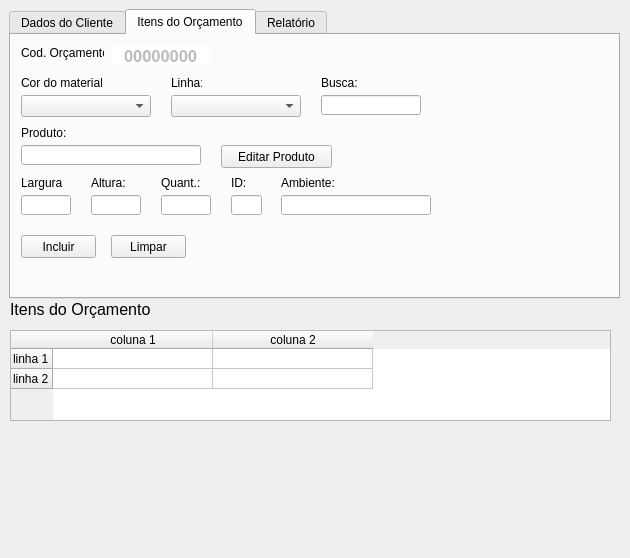
<?xml version="1.0" encoding="UTF-8"?>
<ui version="4.0">
 <class>tela_novo_orcamento</class>
 <widget class="QMainWindow" name="tela_novo_orcamento">
  <property name="geometry">
   <rect>
    <x>0</x>
    <y>0</y>
    <width>630</width>
    <height>558</height>
   </rect>
  </property>
  <property name="windowTitle">
   <string>Novo Orçamento</string>
  </property>
  <widget class="QWidget" name="novo_orcamento">
   <property name="enabled">
    <bool>true</bool>
   </property>
   <widget class="QTabWidget" name="tabWidget_novo_orcamento">
    <property name="enabled">
     <bool>true</bool>
    </property>
    <property name="geometry">
     <rect>
      <x>9</x>
      <y>9</y>
      <width>611</width>
      <height>290</height>
     </rect>
    </property>
    <property name="styleSheet">
     <string notr="true"/>
    </property>
    <property name="tabShape">
     <enum>QTabWidget::Rounded</enum>
    </property>
    <property name="currentIndex">
     <number>1</number>
    </property>
    <property name="tabsClosable">
     <bool>false</bool>
    </property>
    <property name="movable">
     <bool>false</bool>
    </property>
    <property name="tabBarAutoHide">
     <bool>false</bool>
    </property>
    <widget class="QWidget" name="tab_dados_cliente">
     <attribute name="title">
      <string>Dados do Cliente</string>
     </attribute>
     <widget class="QPushButton" name="pushButton_localizar_cliente">
      <property name="geometry">
       <rect>
        <x>190</x>
        <y>200</y>
        <width>75</width>
        <height>23</height>
       </rect>
      </property>
      <property name="toolTip">
       <string>Localizar Cliente</string>
      </property>
      <property name="autoFillBackground">
       <bool>false</bool>
      </property>
      <property name="text">
       <string>Localizar</string>
      </property>
     </widget>
     <widget class="QLineEdit" name="lineEdit_data">
      <property name="enabled">
       <bool>false</bool>
      </property>
      <property name="geometry">
       <rect>
        <x>520</x>
        <y>10</y>
        <width>60</width>
        <height>20</height>
       </rect>
      </property>
      <property name="minimumSize">
       <size>
        <width>10</width>
        <height>0</height>
       </size>
      </property>
      <property name="maximumSize">
       <size>
        <width>250</width>
        <height>16777215</height>
       </size>
      </property>
      <property name="cursor">
       <cursorShape>ArrowCursor</cursorShape>
      </property>
      <property name="toolTip">
       <string>Data</string>
      </property>
      <property name="styleSheet">
       <string notr="true">background-color: rgb(255, 255, 255);</string>
      </property>
      <property name="text">
       <string>21/05/2020</string>
      </property>
      <property name="maxLength">
       <number>10</number>
      </property>
      <property name="frame">
       <bool>false</bool>
      </property>
      <property name="alignment">
       <set>Qt::AlignCenter</set>
      </property>
      <property name="placeholderText">
       <string/>
      </property>
     </widget>
     <widget class="QLabel" name="label_data">
      <property name="geometry">
       <rect>
        <x>487</x>
        <y>12</y>
        <width>31</width>
        <height>16</height>
       </rect>
      </property>
      <property name="focusPolicy">
       <enum>Qt::NoFocus</enum>
      </property>
      <property name="text">
       <string>Data:</string>
      </property>
     </widget>
     <widget class="QLineEdit" name="lineEdit_endereco_cliente">
      <property name="geometry">
       <rect>
        <x>10</x>
        <y>82</y>
        <width>190</width>
        <height>20</height>
       </rect>
      </property>
      <property name="toolTip">
       <string>Endereço da Obra ou do Cliente</string>
      </property>
      <property name="text">
       <string/>
      </property>
     </widget>
     <widget class="QLineEdit" name="lineEdit_telefone_cliente">
      <property name="geometry">
       <rect>
        <x>220</x>
        <y>32</y>
        <width>90</width>
        <height>20</height>
       </rect>
      </property>
      <property name="toolTip">
       <string>Telefone para contato</string>
      </property>
      <property name="text">
       <string/>
      </property>
     </widget>
     <widget class="QLabel" name="label_endereco_cliente">
      <property name="geometry">
       <rect>
        <x>10</x>
        <y>62</y>
        <width>51</width>
        <height>16</height>
       </rect>
      </property>
      <property name="text">
       <string>Endereço:</string>
      </property>
     </widget>
     <widget class="QLabel" name="label_numero_cliente">
      <property name="geometry">
       <rect>
        <x>220</x>
        <y>62</y>
        <width>45</width>
        <height>16</height>
       </rect>
      </property>
      <property name="text">
       <string>Numero:</string>
      </property>
     </widget>
     <widget class="QLineEdit" name="lineEdit_cidade_cliente">
      <property name="geometry">
       <rect>
        <x>430</x>
        <y>82</y>
        <width>160</width>
        <height>20</height>
       </rect>
      </property>
      <property name="toolTip">
       <string>Cidade da Obra</string>
      </property>
      <property name="text">
       <string/>
      </property>
     </widget>
     <widget class="QLabel" name="label_nome_cliente">
      <property name="geometry">
       <rect>
        <x>10</x>
        <y>12</y>
        <width>90</width>
        <height>16</height>
       </rect>
      </property>
      <property name="text">
       <string>Nome do Cliente:</string>
      </property>
     </widget>
     <widget class="QLabel" name="label_bairro_cliente">
      <property name="geometry">
       <rect>
        <x>280</x>
        <y>62</y>
        <width>41</width>
        <height>16</height>
       </rect>
      </property>
      <property name="text">
       <string>Bairro:</string>
      </property>
     </widget>
     <widget class="QLabel" name="label_vendedor">
      <property name="geometry">
       <rect>
        <x>330</x>
        <y>12</y>
        <width>121</width>
        <height>16</height>
       </rect>
      </property>
      <property name="text">
       <string>Vendedor Responsável:</string>
      </property>
     </widget>
     <widget class="QPushButton" name="pushButton_editar_cliente">
      <property name="geometry">
       <rect>
        <x>100</x>
        <y>200</y>
        <width>75</width>
        <height>23</height>
       </rect>
      </property>
      <property name="toolTip">
       <string>Editar dados do Cliente</string>
      </property>
      <property name="text">
       <string>Editar</string>
      </property>
     </widget>
     <widget class="QLineEdit" name="lineEdit_bairro_cliente">
      <property name="geometry">
       <rect>
        <x>280</x>
        <y>82</y>
        <width>130</width>
        <height>20</height>
       </rect>
      </property>
      <property name="toolTip">
       <string>Bairro da Obra</string>
      </property>
      <property name="text">
       <string/>
      </property>
     </widget>
     <widget class="QComboBox" name="comboBox_vendedores">
      <property name="geometry">
       <rect>
        <x>330</x>
        <y>32</y>
        <width>130</width>
        <height>22</height>
       </rect>
      </property>
      <property name="toolTip">
       <string>Vendedor Responsável</string>
      </property>
      <property name="placeholderText">
       <string>Selecione o vendedor</string>
      </property>
      <item>
       <property name="text">
        <string>Selecione o vendedor</string>
       </property>
      </item>
      <item>
       <property name="text">
        <string>André</string>
       </property>
      </item>
      <item>
       <property name="text">
        <string>Joaquim</string>
       </property>
      </item>
      <item>
       <property name="text">
        <string>Jefferson</string>
       </property>
      </item>
      <item>
       <property name="text">
        <string>Thais</string>
       </property>
      </item>
      <item>
       <property name="text">
        <string>Merlim</string>
       </property>
      </item>
      <item>
       <property name="text">
        <string>Plinio</string>
       </property>
      </item>
      <item>
       <property name="text">
        <string>Natanael</string>
       </property>
      </item>
      <item>
       <property name="text">
        <string>Wagner</string>
       </property>
      </item>
     </widget>
     <widget class="QLineEdit" name="lineEdit_numero_cliente">
      <property name="geometry">
       <rect>
        <x>220</x>
        <y>82</y>
        <width>41</width>
        <height>20</height>
       </rect>
      </property>
      <property name="toolTip">
       <string>Numero da Obra</string>
      </property>
      <property name="text">
       <string/>
      </property>
     </widget>
     <widget class="QLineEdit" name="lineEdit_nome_cliente">
      <property name="geometry">
       <rect>
        <x>10</x>
        <y>32</y>
        <width>190</width>
        <height>20</height>
       </rect>
      </property>
      <property name="toolTip">
       <string>Nome do Cliente</string>
      </property>
      <property name="text">
       <string/>
      </property>
     </widget>
     <widget class="QLabel" name="label_cidade_cliente">
      <property name="geometry">
       <rect>
        <x>430</x>
        <y>62</y>
        <width>41</width>
        <height>16</height>
       </rect>
      </property>
      <property name="text">
       <string>Cidade:</string>
      </property>
     </widget>
     <widget class="QPushButton" name="pushButton_salvar_cliente">
      <property name="geometry">
       <rect>
        <x>10</x>
        <y>200</y>
        <width>75</width>
        <height>23</height>
       </rect>
      </property>
      <property name="toolTip">
       <string>Salvar dados do Cliente</string>
      </property>
      <property name="text">
       <string>Salvar</string>
      </property>
     </widget>
     <widget class="QLabel" name="label_telefone_cliente">
      <property name="geometry">
       <rect>
        <x>220</x>
        <y>12</y>
        <width>50</width>
        <height>16</height>
       </rect>
      </property>
      <property name="text">
       <string>Telefone:</string>
      </property>
     </widget>
     <widget class="QTextEdit" name="textEdit_observacoes">
      <property name="geometry">
       <rect>
        <x>10</x>
        <y>130</y>
        <width>581</width>
        <height>51</height>
       </rect>
      </property>
      <property name="toolTip">
       <string>Observações sobre o Orçamento</string>
      </property>
     </widget>
     <widget class="QLabel" name="label_observacoes">
      <property name="geometry">
       <rect>
        <x>10</x>
        <y>110</y>
        <width>71</width>
        <height>16</height>
       </rect>
      </property>
      <property name="text">
       <string>Observações:</string>
      </property>
     </widget>
     <widget class="QPushButton" name="pushButton_cancelar">
      <property name="geometry">
       <rect>
        <x>280</x>
        <y>200</y>
        <width>75</width>
        <height>23</height>
       </rect>
      </property>
      <property name="toolTip">
       <string>Cancelar Cadastro de Cliente</string>
      </property>
      <property name="autoFillBackground">
       <bool>false</bool>
      </property>
      <property name="text">
       <string>Cancelar</string>
      </property>
     </widget>
    </widget>
    <widget class="QWidget" name="tab_itens_orcamento">
     <attribute name="title">
      <string>Itens do Orçamento</string>
     </attribute>
     <widget class="QPushButton" name="pushButton_limpar_produto">
      <property name="geometry">
       <rect>
        <x>100</x>
        <y>200</y>
        <width>75</width>
        <height>23</height>
       </rect>
      </property>
      <property name="text">
       <string>Limpar</string>
      </property>
     </widget>
     <widget class="QLabel" name="label_quantidade">
      <property name="geometry">
       <rect>
        <x>150</x>
        <y>140</y>
        <width>45</width>
        <height>16</height>
       </rect>
      </property>
      <property name="text">
       <string>Quant.:</string>
      </property>
     </widget>
     <widget class="QLineEdit" name="lineEdit_id_planta">
      <property name="geometry">
       <rect>
        <x>220</x>
        <y>160</y>
        <width>31</width>
        <height>20</height>
       </rect>
      </property>
      <property name="text">
       <string/>
      </property>
     </widget>
     <widget class="QLineEdit" name="lineEdit_altura">
      <property name="geometry">
       <rect>
        <x>80</x>
        <y>160</y>
        <width>50</width>
        <height>20</height>
       </rect>
      </property>
      <property name="text">
       <string/>
      </property>
     </widget>
     <widget class="QComboBox" name="comboBox_cor_material">
      <property name="geometry">
       <rect>
        <x>10</x>
        <y>60</y>
        <width>130</width>
        <height>22</height>
       </rect>
      </property>
      <property name="maxCount">
       <number>2147483647</number>
      </property>
      <property name="placeholderText">
       <string>Selecione a cor</string>
      </property>
      <item>
       <property name="text">
        <string>Selecione a cor</string>
       </property>
      </item>
      <item>
       <property name="text">
        <string>Pintado Branco</string>
       </property>
      </item>
      <item>
       <property name="text">
        <string>Pintado Preto</string>
       </property>
      </item>
      <item>
       <property name="text">
        <string>Anodizado Bronze</string>
       </property>
      </item>
      <item>
       <property name="text">
        <string>Anodizado Fosco</string>
       </property>
      </item>
     </widget>
     <widget class="QLineEdit" name="lineEdit_busca_produto">
      <property name="geometry">
       <rect>
        <x>310</x>
        <y>60</y>
        <width>100</width>
        <height>20</height>
       </rect>
      </property>
      <property name="text">
       <string/>
      </property>
     </widget>
     <widget class="QLabel" name="label_id_planta">
      <property name="geometry">
       <rect>
        <x>220</x>
        <y>140</y>
        <width>21</width>
        <height>16</height>
       </rect>
      </property>
      <property name="text">
       <string>ID:</string>
      </property>
     </widget>
     <widget class="QLabel" name="label_cor_material">
      <property name="geometry">
       <rect>
        <x>10</x>
        <y>40</y>
        <width>81</width>
        <height>16</height>
       </rect>
      </property>
      <property name="text">
       <string>Cor do material:</string>
      </property>
     </widget>
     <widget class="QLabel" name="label_largura">
      <property name="geometry">
       <rect>
        <x>10</x>
        <y>140</y>
        <width>41</width>
        <height>16</height>
       </rect>
      </property>
      <property name="text">
       <string>Largura:</string>
      </property>
     </widget>
     <widget class="QLabel" name="label_produto">
      <property name="geometry">
       <rect>
        <x>10</x>
        <y>90</y>
        <width>51</width>
        <height>16</height>
       </rect>
      </property>
      <property name="text">
       <string>Produto:</string>
      </property>
     </widget>
     <widget class="QPushButton" name="pushButton_incluir_produto">
      <property name="geometry">
       <rect>
        <x>10</x>
        <y>200</y>
        <width>75</width>
        <height>23</height>
       </rect>
      </property>
      <property name="text">
       <string>Incluir</string>
      </property>
     </widget>
     <widget class="QPushButton" name="pushButton_editar_produto">
      <property name="geometry">
       <rect>
        <x>210</x>
        <y>110</y>
        <width>111</width>
        <height>23</height>
       </rect>
      </property>
      <property name="text">
       <string>Editar Produto</string>
      </property>
     </widget>
     <widget class="QLabel" name="label_altura">
      <property name="geometry">
       <rect>
        <x>80</x>
        <y>140</y>
        <width>45</width>
        <height>16</height>
       </rect>
      </property>
      <property name="text">
       <string>Altura:</string>
      </property>
     </widget>
     <widget class="QLineEdit" name="lineEdit_produto">
      <property name="geometry">
       <rect>
        <x>10</x>
        <y>110</y>
        <width>180</width>
        <height>20</height>
       </rect>
      </property>
      <property name="text">
       <string/>
      </property>
     </widget>
     <widget class="QLabel" name="label_linha">
      <property name="geometry">
       <rect>
        <x>160</x>
        <y>40</y>
        <width>31</width>
        <height>16</height>
       </rect>
      </property>
      <property name="text">
       <string>Linha:</string>
      </property>
     </widget>
     <widget class="QComboBox" name="comboBox_linha_produto">
      <property name="geometry">
       <rect>
        <x>160</x>
        <y>60</y>
        <width>130</width>
        <height>22</height>
       </rect>
      </property>
      <property name="placeholderText">
       <string>Selecione a Linha</string>
      </property>
      <item>
       <property name="text">
        <string>Selecione a Linha</string>
       </property>
      </item>
      <item>
       <property name="text">
        <string>Linha Suprema</string>
       </property>
      </item>
      <item>
       <property name="text">
        <string>Linha Gold</string>
       </property>
      </item>
      <item>
       <property name="text">
        <string>Linha 30</string>
       </property>
      </item>
      <item>
       <property name="text">
        <string>Linha 25</string>
       </property>
      </item>
     </widget>
     <widget class="QLineEdit" name="lineEdit_largura">
      <property name="geometry">
       <rect>
        <x>10</x>
        <y>160</y>
        <width>50</width>
        <height>20</height>
       </rect>
      </property>
      <property name="text">
       <string/>
      </property>
     </widget>
     <widget class="QLineEdit" name="lineEdit_quantidade">
      <property name="geometry">
       <rect>
        <x>150</x>
        <y>160</y>
        <width>50</width>
        <height>20</height>
       </rect>
      </property>
      <property name="text">
       <string/>
      </property>
     </widget>
     <widget class="QLabel" name="label_busca_produto">
      <property name="geometry">
       <rect>
        <x>310</x>
        <y>40</y>
        <width>41</width>
        <height>16</height>
       </rect>
      </property>
      <property name="text">
       <string>Busca:</string>
      </property>
     </widget>
     <widget class="QLabel" name="label_ambiente">
      <property name="geometry">
       <rect>
        <x>270</x>
        <y>140</y>
        <width>61</width>
        <height>16</height>
       </rect>
      </property>
      <property name="text">
       <string>Ambiente:</string>
      </property>
     </widget>
     <widget class="QLineEdit" name="lineEdit_ambiente">
      <property name="geometry">
       <rect>
        <x>270</x>
        <y>160</y>
        <width>150</width>
        <height>20</height>
       </rect>
      </property>
      <property name="text">
       <string/>
      </property>
     </widget>
     <widget class="QLineEdit" name="lineEdit_codigo_orcamento">
      <property name="enabled">
       <bool>false</bool>
      </property>
      <property name="geometry">
       <rect>
        <x>100</x>
        <y>10</y>
        <width>100</width>
        <height>20</height>
       </rect>
      </property>
      <property name="minimumSize">
       <size>
        <width>50</width>
        <height>0</height>
       </size>
      </property>
      <property name="maximumSize">
       <size>
        <width>100</width>
        <height>16777215</height>
       </size>
      </property>
      <property name="font">
       <font>
        <family>Arial Black</family>
        <pointsize>12</pointsize>
        <weight>75</weight>
        <bold>true</bold>
       </font>
      </property>
      <property name="cursor">
       <cursorShape>ArrowCursor</cursorShape>
      </property>
      <property name="toolTip">
       <string>Código do Orçamento</string>
      </property>
      <property name="autoFillBackground">
       <bool>false</bool>
      </property>
      <property name="styleSheet">
       <string notr="true">background-color: rgb(255, 255, 255);</string>
      </property>
      <property name="text">
       <string>00000000</string>
      </property>
      <property name="maxLength">
       <number>8</number>
      </property>
      <property name="frame">
       <bool>false</bool>
      </property>
      <property name="alignment">
       <set>Qt::AlignCenter</set>
      </property>
      <property name="placeholderText">
       <string/>
      </property>
     </widget>
     <widget class="QLabel" name="label_codigo_orcamento">
      <property name="geometry">
       <rect>
        <x>10</x>
        <y>10</y>
        <width>83</width>
        <height>16</height>
       </rect>
      </property>
      <property name="focusPolicy">
       <enum>Qt::NoFocus</enum>
      </property>
      <property name="text">
       <string>Cod. Orçamento:</string>
      </property>
     </widget>
    </widget>
    <widget class="QWidget" name="tab_relatorio">
     <attribute name="title">
      <string>Relatório</string>
     </attribute>
     <widget class="QLabel" name="label">
      <property name="geometry">
       <rect>
        <x>160</x>
        <y>80</y>
        <width>211</width>
        <height>51</height>
       </rect>
      </property>
      <property name="text">
       <string>&lt;html&gt;&lt;head/&gt;&lt;body&gt;&lt;p&gt;&lt;span style=&quot; font-size:14pt;&quot;&gt;opções de relatórios aqui&lt;/span&gt;&lt;/p&gt;&lt;/body&gt;&lt;/html&gt;</string>
      </property>
     </widget>
    </widget>
   </widget>
   <widget class="QLabel" name="label_itens_orcamento">
    <property name="geometry">
     <rect>
      <x>10</x>
      <y>300</y>
      <width>151</width>
      <height>18</height>
     </rect>
    </property>
    <property name="font">
     <font>
      <pointsize>12</pointsize>
     </font>
    </property>
    <property name="text">
     <string>Itens do Orçamento</string>
    </property>
   </widget>
   <widget class="QTableWidget" name="tableWidget">
    <property name="geometry">
     <rect>
      <x>10</x>
      <y>330</y>
      <width>601</width>
      <height>91</height>
     </rect>
    </property>
    <property name="layoutDirection">
     <enum>Qt::LeftToRight</enum>
    </property>
    <property name="lineWidth">
     <number>1</number>
    </property>
    <attribute name="horizontalHeaderVisible">
     <bool>true</bool>
    </attribute>
    <attribute name="horizontalHeaderCascadingSectionResizes">
     <bool>false</bool>
    </attribute>
    <attribute name="horizontalHeaderDefaultSectionSize">
     <number>160</number>
    </attribute>
    <attribute name="verticalHeaderVisible">
     <bool>true</bool>
    </attribute>
    <attribute name="verticalHeaderMinimumSectionSize">
     <number>20</number>
    </attribute>
    <attribute name="verticalHeaderDefaultSectionSize">
     <number>20</number>
    </attribute>
    <attribute name="verticalHeaderShowSortIndicator" stdset="0">
     <bool>false</bool>
    </attribute>
    <attribute name="verticalHeaderStretchLastSection">
     <bool>false</bool>
    </attribute>
    <row>
     <property name="text">
      <string>linha 1</string>
     </property>
    </row>
    <row>
     <property name="text">
      <string>linha 2</string>
     </property>
    </row>
    <column>
     <property name="text">
      <string>coluna 1</string>
     </property>
    </column>
    <column>
     <property name="text">
      <string>coluna 2</string>
     </property>
    </column>
   </widget>
  </widget>
 </widget>
 <tabstops>
  <tabstop>lineEdit_nome_cliente</tabstop>
  <tabstop>lineEdit_telefone_cliente</tabstop>
  <tabstop>comboBox_vendedores</tabstop>
  <tabstop>lineEdit_endereco_cliente</tabstop>
  <tabstop>lineEdit_numero_cliente</tabstop>
  <tabstop>lineEdit_bairro_cliente</tabstop>
  <tabstop>lineEdit_cidade_cliente</tabstop>
  <tabstop>textEdit_observacoes</tabstop>
  <tabstop>pushButton_salvar_cliente</tabstop>
  <tabstop>pushButton_editar_cliente</tabstop>
  <tabstop>pushButton_localizar_cliente</tabstop>
  <tabstop>lineEdit_altura</tabstop>
  <tabstop>lineEdit_busca_produto</tabstop>
  <tabstop>lineEdit_largura</tabstop>
  <tabstop>pushButton_editar_produto</tabstop>
  <tabstop>pushButton_incluir_produto</tabstop>
  <tabstop>lineEdit_produto</tabstop>
  <tabstop>pushButton_limpar_produto</tabstop>
  <tabstop>lineEdit_data</tabstop>
  <tabstop>lineEdit_quantidade</tabstop>
  <tabstop>lineEdit_id_planta</tabstop>
  <tabstop>lineEdit_ambiente</tabstop>
  <tabstop>comboBox_cor_material</tabstop>
  <tabstop>comboBox_linha_produto</tabstop>
 </tabstops>
 <resources/>
 <connections/>
</ui>
